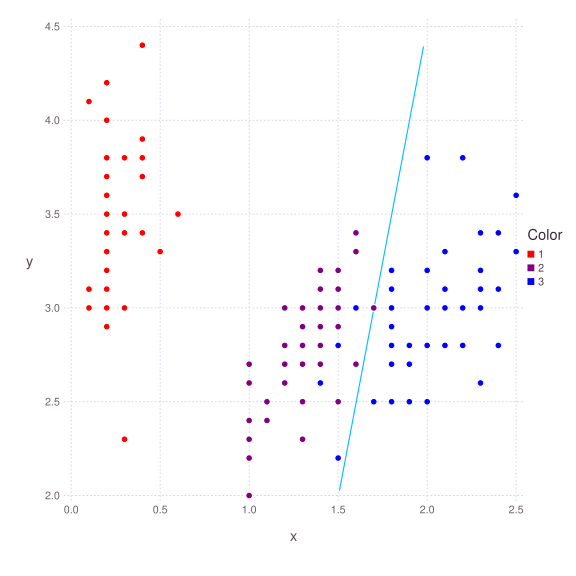

Julia code for this plot:
## Linear Discriminant Plots

function hyperplane{T<:AbstractFloat}(Ω::Matrix{T}, M::Matrix{T}, priors::Vector{T}, i, j)
    μ_i = vec(M[i,:])
    μ_j = vec(M[j,:])
    a = (μ_j - μ_i)'Ω
    c = sum(μ_i'Ω*μ_i - μ_j'Ω*μ_j)/2 + log(priors[i]/priors[j])
    (vec(a), c)
end

function hyperplane_x2{T<:AbstractFloat}(a::Vector{T}, c::T, x1::T)
    length(a) == 2 || throw(DimensionMismatch(""))
    x2 = -(a[1]*x1 + c)/a[2]
end

function hyperplane_x3{T<:AbstractFloat}(a::Vector{T}, c::T, x1::T, x2::T)
    length(a) == 3 || throw(DimensionMismatch(""))
    x3 = -(a[1]*x1 + a[2]*x2 + c)/a[3]
end

# Loading Data

using DataFrames

iris_df = readtable("iris.csv")
pool!(iris_df, [:Species])  # Ensure species is made a pooled data vector
y = iris_df[:Species].refs  # Class indices

using DiscriminantAnalysis
MOD = DiscriminantAnalysis

using Gadfly

X = convert(Array{Float64}, iris_df[[:PetalWidth, :SepalWidth]])

model = lda(X, y)
y_pred = classify(model, X)

M = MOD.class_means(X, y)
H = MOD.center_classes!(copy(X), M, y)
Ω = inv(H'H/(size(X,1)-1))
π_k = Float64[1/3; 1/3; 1/3]

a_12, c_12 = hyperplane(Ω, M, π_k, 1, 2)
a_13, c_13 = hyperplane(Ω, M, π_k, 1, 3)
a_23, c_23 = hyperplane(Ω, M, π_k, 2, 3)

δ_12(x1::AbstractFloat) = hyperplane_x2(a_12, c_12, x1)
δ_13(x1::AbstractFloat) = hyperplane_x2(a_13, c_13, x1)
δ_23(x1::AbstractFloat) = hyperplane_x2(a_23, c_23, x1)

err = vec(y .!= y_pred)

plt_x1 = vec(X[:,1])#[err]
plt_x2 = vec(X[:,2])#[err]
plt_y = y#[err]


x2_max = maximum(plt_x2)
x2_min = minimum(plt_x2)

f(x2) = (δ_23(x2) > x2_max || δ_23(x2) < x2_min) ? NaN : δ_23(x2)

plt = plot(layer(x=plt_x1, y=plt_x2, color=plt_y, Geom.point),
           layer(f, minimum(plt_x1), maximum(plt_x1), color=2),
           #layer(δ_13, 0.0, 2.5),
           #layer(δ_23, 0.0, 2.5),
           Scale.color_discrete_manual(colorant"red",colorant"purple",colorant"blue"))#,
           #Scale.x_continuous(minvalue=0.0, maxvalue=1.0),
           #Scale.y_continuous(minvalue=0.0, maxvalue=1.0))

draw(SVG("visualization.svg", 6inch, 4inch), plt)

#= 3d stuff

X = convert(Array{Float64}, iris_df[[:PetalWidth, :PetalLength, :SepalWidth]])
y = iris_df[:Species].refs  # Class indices

using DiscriminantAnalysis, PyPlot

MOD = DiscriminantAnalysis

PyPlot.figure("Iris Data")

#xlim(0.0,1.0)
#ylim(0.0,1.0)
#zlim(0.0,1.0)

for (k, colour) in ((1,"r"), (2,"m"), (3,"b"))
    class = y .== k
    PyPlot.scatter3D(vec(X[class,1]), vec(X[class,2]), vec(X[class,3]), c=colour, clip_on=true)
end

model = lda(X, y)

M = MOD.class_means(X, y)
H = MOD.center_classes!(X, M, y)
Σinv = inv(H'H/(size(X,1)-1))

function hyperplane3D(Σinv, μ_i, μ_j, x1, x2)  # aᵀx + c = 0
    a = (μ_j - μ_i)'Σinv
    c = (μ_i'Σinv*μ_i - μ_j'Σinv*μ_j)[1]/2
    x3 = -(a[1]*x1 + a[2]*x2 + c)/a[3]
end


x1 = Float64[0 4; 0 4]
x2 = Float64[8 8; 0 0]
x3 = reshape(Float64[hyperplane(Σinv, vec(M[2,:]), vec(M[3,:]), x1[i], x2[i]) for i = 1:length(x1)], 2, 2)

PyPlot.plot_surface(x1, x2, x3, 
                     rstride=1, cstride=1, alpha=0.25, clip_on = true)
=#
